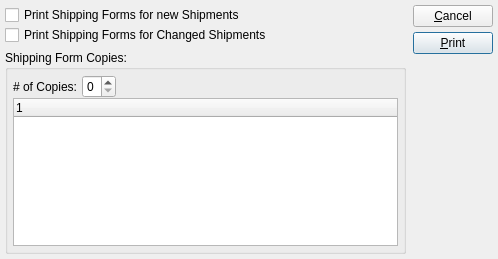
<ui version="4.0" >
 <author></author>
 <comment>This file is part of the xTuple ERP: PostBooks Edition, a free and
open source Enterprise Resource Planning software suite,
Copyright (c) 1999-2010 by OpenMFG LLC, d/b/a xTuple.
It is licensed to you under the Common Public Attribution License
version 1.0, the full text of which (including xTuple-specific Exhibits)
is available at www.xtuple.com/CPAL.  By using this software, you agree
to be bound by its terms.</comment>
 <class>printShippingForms</class>
 <widget class="QDialog" name="printShippingForms" >
  <property name="geometry" >
   <rect>
    <x>0</x>
    <y>0</y>
    <width>498</width>
    <height>259</height>
   </rect>
  </property>
  <property name="windowTitle" >
   <string>Print Shipping Forms</string>
  </property>
  <layout class="QHBoxLayout" >
   <property name="margin" >
    <number>5</number>
   </property>
   <property name="spacing" >
    <number>7</number>
   </property>
   <item>
    <layout class="QVBoxLayout" >
     <property name="margin" >
      <number>0</number>
     </property>
     <property name="spacing" >
      <number>5</number>
     </property>
     <item>
      <layout class="QVBoxLayout" >
       <property name="margin" >
        <number>0</number>
       </property>
       <property name="spacing" >
        <number>0</number>
       </property>
       <item>
        <layout class="QHBoxLayout" >
         <property name="margin" >
          <number>0</number>
         </property>
         <property name="spacing" >
          <number>0</number>
         </property>
         <item>
          <widget class="XCheckBox" name="_printNew" >
           <property name="text" >
            <string>Print Shipping Forms for new Shipments</string>
           </property>
          </widget>
         </item>
         <item>
          <spacer>
           <property name="orientation" >
            <enum>Qt::Horizontal</enum>
           </property>
           <property name="sizeType" >
            <enum>QSizePolicy::Expanding</enum>
           </property>
           <property name="sizeHint" >
            <size>
             <width>46</width>
             <height>10</height>
            </size>
           </property>
          </spacer>
         </item>
        </layout>
       </item>
       <item>
        <layout class="QHBoxLayout" >
         <property name="margin" >
          <number>0</number>
         </property>
         <property name="spacing" >
          <number>0</number>
         </property>
         <item>
          <widget class="XCheckBox" name="_printDirty" >
           <property name="text" >
            <string>Print Shipping Forms for Changed Shipments</string>
           </property>
          </widget>
         </item>
         <item>
          <spacer>
           <property name="orientation" >
            <enum>Qt::Horizontal</enum>
           </property>
           <property name="sizeType" >
            <enum>QSizePolicy::Expanding</enum>
           </property>
           <property name="sizeHint" >
            <size>
             <width>41</width>
             <height>10</height>
            </size>
           </property>
          </spacer>
         </item>
        </layout>
       </item>
      </layout>
     </item>
     <item>
      <widget class="QGroupBox" name="_shipformGroup" >
       <property name="title" >
        <string>Shipping Form Copies:</string>
       </property>
       <layout class="QVBoxLayout" >
        <property name="margin" >
         <number>5</number>
        </property>
        <property name="spacing" >
         <number>0</number>
        </property>
        <item>
         <layout class="QHBoxLayout" >
          <property name="margin" >
           <number>0</number>
          </property>
          <property name="spacing" >
           <number>0</number>
          </property>
          <item>
           <layout class="QHBoxLayout" >
            <property name="margin" >
             <number>0</number>
            </property>
            <property name="spacing" >
             <number>5</number>
            </property>
            <item>
             <widget class="QLabel" name="_shipformNumOfCopiesLit" >
              <property name="text" >
               <string># of Copies:</string>
              </property>
              <property name="alignment" >
               <set>Qt::AlignRight|Qt::AlignTrailing|Qt::AlignVCenter</set>
              </property>
             </widget>
            </item>
            <item>
             <widget class="QSpinBox" name="_shipformNumOfCopies" >
              <property name="enabled" >
               <bool>true</bool>
              </property>
              <property name="maximum" >
               <number>9</number>
              </property>
              <property name="minimum" >
               <number>0</number>
              </property>
              <property name="value" >
               <number>0</number>
              </property>
             </widget>
            </item>
           </layout>
          </item>
          <item>
           <spacer>
            <property name="orientation" >
             <enum>Qt::Horizontal</enum>
            </property>
            <property name="sizeType" >
             <enum>QSizePolicy::Expanding</enum>
            </property>
            <property name="sizeHint" >
             <size>
              <width>16</width>
              <height>10</height>
             </size>
            </property>
           </spacer>
          </item>
         </layout>
        </item>
        <item>
         <widget class="XTreeWidget" name="_shipformWatermarks" >
          <property name="sizePolicy" >
           <sizepolicy>
            <hsizetype>7</hsizetype>
            <vsizetype>7</vsizetype>
            <horstretch>0</horstretch>
            <verstretch>0</verstretch>
           </sizepolicy>
          </property>
          <property name="minimumSize" >
           <size>
            <width>0</width>
            <height>100</height>
           </size>
          </property>
          <property name="maximumSize" >
           <size>
            <width>32767</width>
            <height>32767</height>
           </size>
          </property>
         </widget>
        </item>
       </layout>
      </widget>
     </item>
    </layout>
   </item>
   <item>
    <layout class="QVBoxLayout" >
     <property name="margin" >
      <number>0</number>
     </property>
     <property name="spacing" >
      <number>5</number>
     </property>
     <item>
      <widget class="QPushButton" name="_close" >
       <property name="text" >
        <string>&amp;Cancel</string>
       </property>
      </widget>
     </item>
     <item>
      <widget class="QPushButton" name="_print" >
       <property name="text" >
        <string>&amp;Print</string>
       </property>
       <property name="default" >
        <bool>true</bool>
       </property>
      </widget>
     </item>
     <item>
      <spacer>
       <property name="orientation" >
        <enum>Qt::Vertical</enum>
       </property>
       <property name="sizeType" >
        <enum>QSizePolicy::Expanding</enum>
       </property>
       <property name="sizeHint" >
        <size>
         <width>20</width>
         <height>20</height>
        </size>
       </property>
      </spacer>
     </item>
    </layout>
   </item>
  </layout>
 </widget>
 <layoutdefault spacing="5" margin="5" />
 <pixmapfunction>qPixmapFromMimeSource</pixmapfunction>
 <customwidgets>
  <customwidget>
   <class>XCheckBox</class>
   <extends>QCheckBox</extends>
   <header>xcheckbox.h</header>
  </customwidget>
  <customwidget>
   <class>XTreeWidget</class>
   <extends>QTreeWidget</extends>
   <header>xtreewidget.h</header>
  </customwidget>
 </customwidgets>
 <tabstops>
  <tabstop>_printNew</tabstop>
  <tabstop>_printDirty</tabstop>
  <tabstop>_shipformNumOfCopies</tabstop>
  <tabstop>_shipformWatermarks</tabstop>
  <tabstop>_print</tabstop>
  <tabstop>_close</tabstop>
 </tabstops>
 <includes/>
 <resources/>
 <connections>
  <connection>
   <sender>_close</sender>
   <signal>clicked()</signal>
   <receiver>printShippingForms</receiver>
   <slot>reject()</slot>
   <hints>
    <hint type="sourcelabel" >
     <x>20</x>
     <y>20</y>
    </hint>
    <hint type="destinationlabel" >
     <x>20</x>
     <y>20</y>
    </hint>
   </hints>
  </connection>
 </connections>
</ui>
